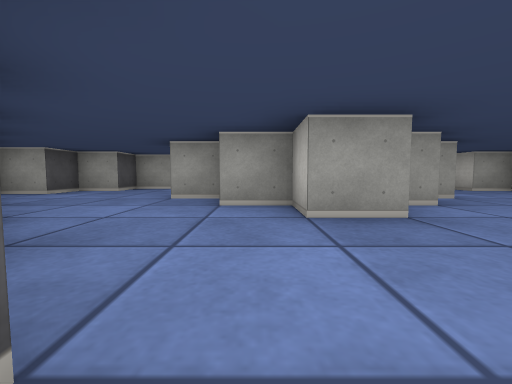
[1] (above)

17 first-person views from a walk through a cub3D level. The camera is about half as high as the walls, tilts 4° down and sees 90° across. The floor is counted in squares. Each view is taken from the middle of a square. On the plan, view 1 faces up. The plan holds only what a view shows up to about 9 squares ahead; the rest is blank.

[2]
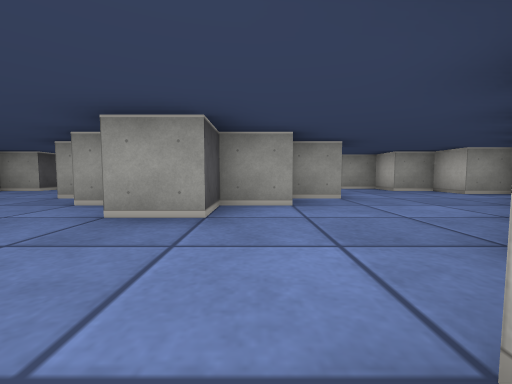

[3]
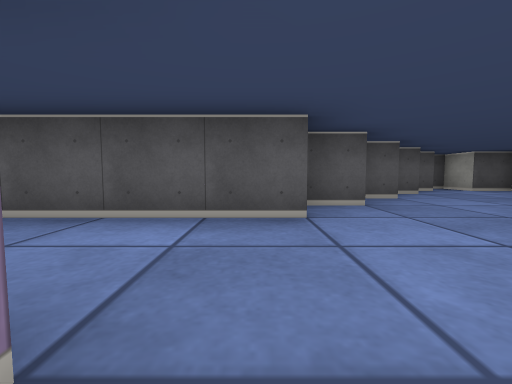

[4]
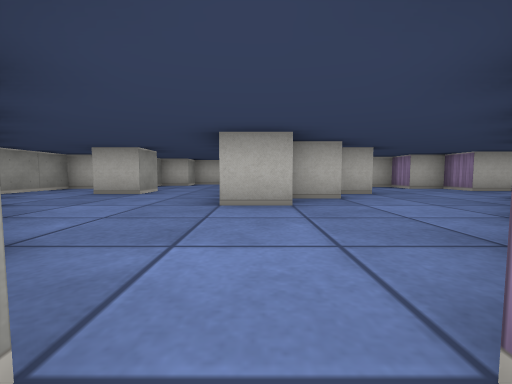

[5]
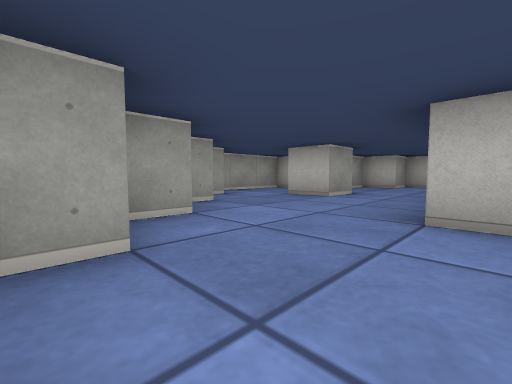

[6]
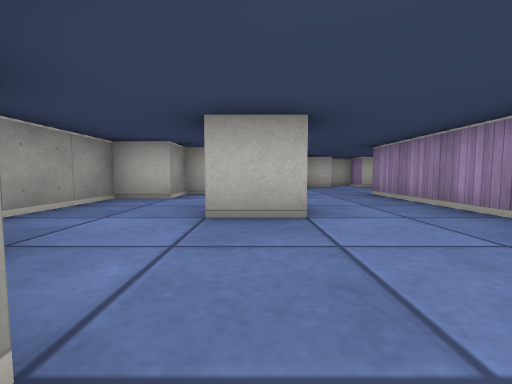

[7]
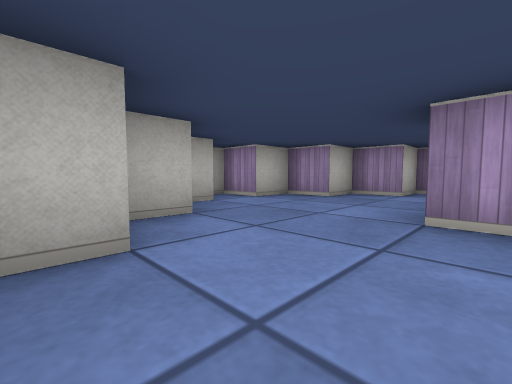

[8]
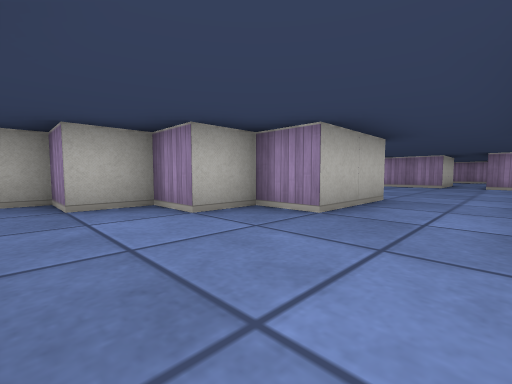

[9]
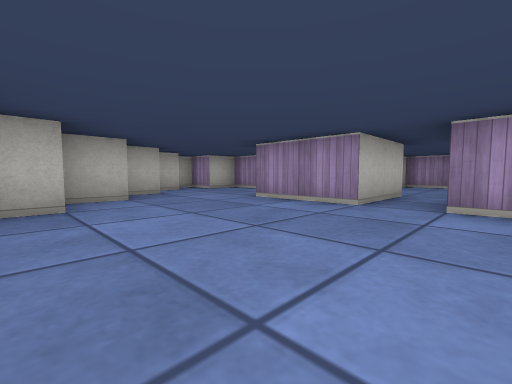

[10]
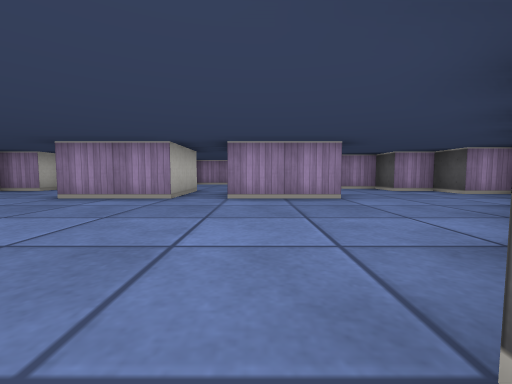

[11]
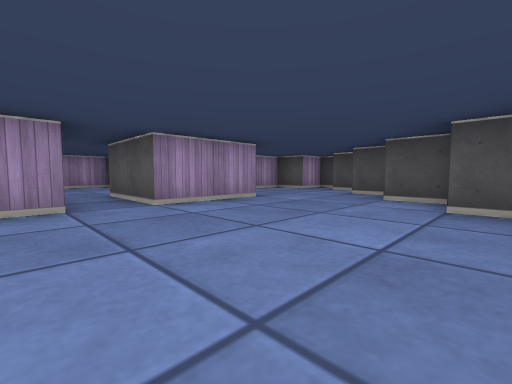

[12]
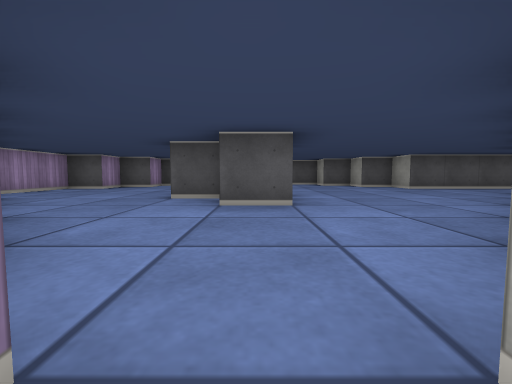

[13]
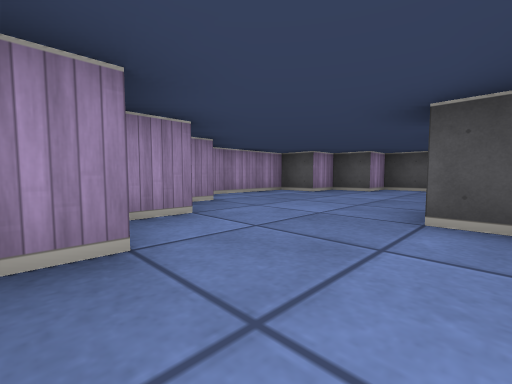

[14]
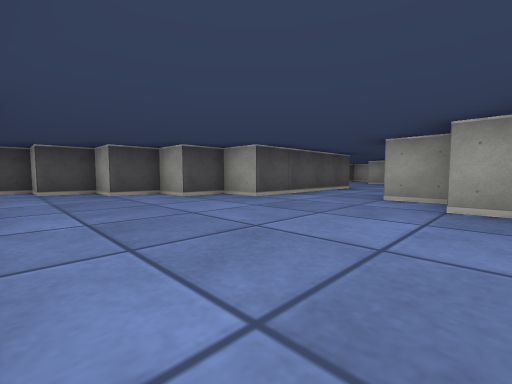

[15]
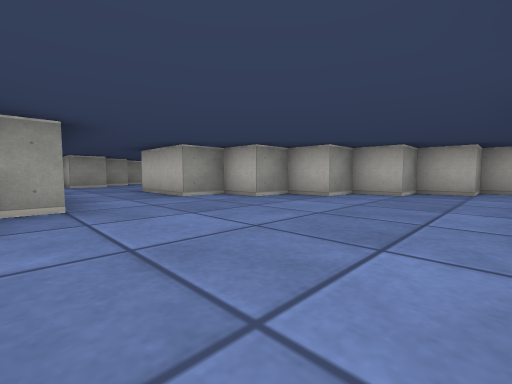

[16]
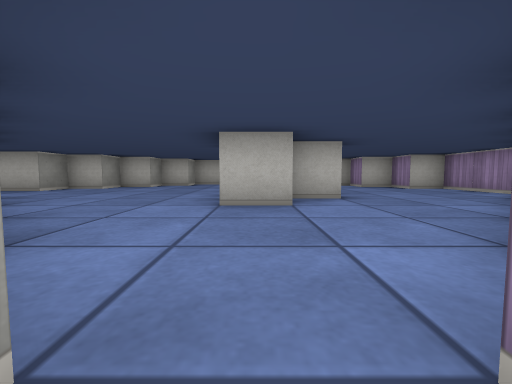

[17]
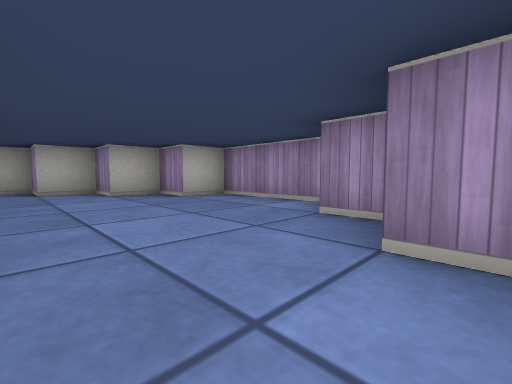

### Floor plan
Key: @ floor where view 1 was taken; # wall or solid block; . floor.
Columns run from 6 left of view 1 to 8 right of it. Each row starts with its distance up from view 1.
 11      #####
 10     ##...##
  9    ##.....##
  8   ##...#...##
  7  ##.........##
  6 ##...........##
  5 #....#####....#
  4 ##....###....##
  3  ##....#....##
  2   ##.......##
  1    ##.....##
  0     ##@..##
 -1      #..##
 -2      #..##
 -3     ##...##
 -4    ##.....##
 -5   ##.......##
 -6  ##.........##
 -7 ##...........##
 -8 #....##.##....#
 -9 ##....#.#....##
-10  ##.........##
-11   ##.......##
-12    ##.....##
-13     ##...##
-14      #####

Where each view was taken, in squares from view 1:
view 1: 0 up, 0 right, facing up
view 2: 0 up, 2 right, facing up
view 3: 0 up, 2 right, facing left
view 4: 5 up, 5 left, facing right
view 5: 5 up, 4 left, facing up-right
view 6: 8 up, 2 left, facing right
view 7: 8 up, 3 right, facing down-right
view 8: 2 up, 0 right, facing down-right
view 9: 4 down, 0 right, facing down-right
view 10: 3 down, 0 right, facing down
view 11: 4 down, 2 right, facing down-left
view 12: 8 down, 7 right, facing left
view 13: 9 down, 5 right, facing down-left
view 14: 7 down, 3 right, facing up-left
view 15: 7 down, 1 left, facing up-right
view 16: 8 down, 5 left, facing right
view 17: 10 down, 2 left, facing down-right
